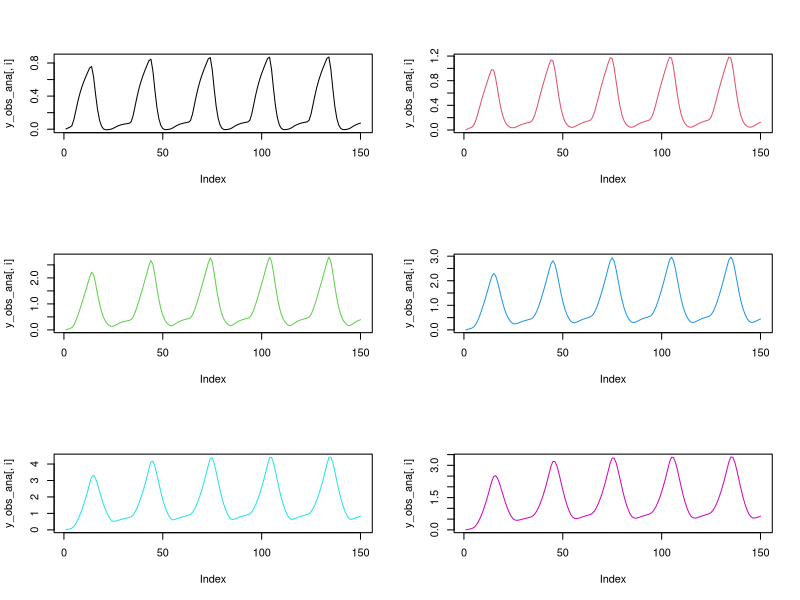
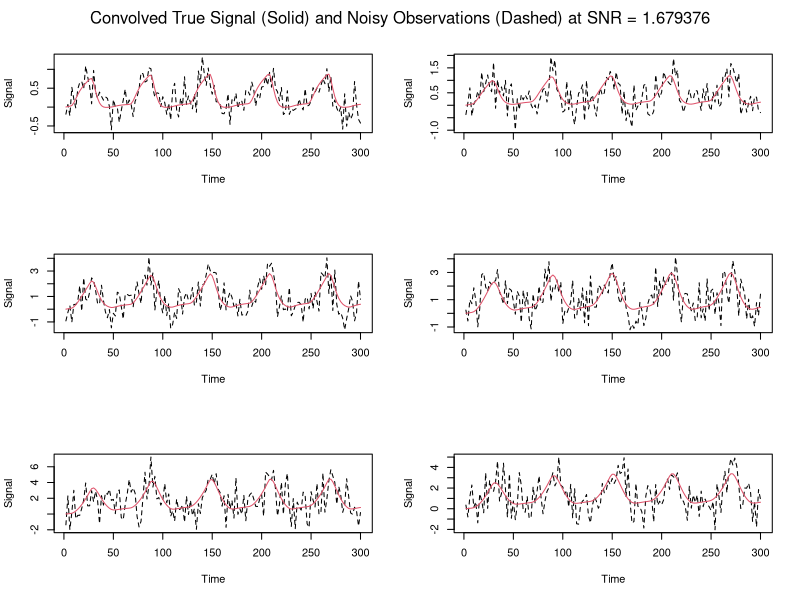

Reproduce these figures in R, in order. (Note: this script raises an error after producing the figures.)
# Simulating from the complex model with the diag(A) fixed to -0.5
remove(list=ls())

# Packages
library(expm)
library(posterior)

# Generating inputs
##########################
m = 6; n_u = 2; max_time = 150*2
nu = list(nu_A = c(rep(c(0.4,0.3,0.5,0.1),2),0.4,0.3), 
          nu_B = rep(-0.2,3), 
          nu_C = rep(0.3,3))
idxs = list(A_idxs = matrix(c(2,1,
                              1,2,
                              3,2,
                              2,3,
                              4,3,
                              3,4,
                              5,4,
                              4,5,
                              6,5,
                              5,6), 
                            byrow = T, ncol=2),
            B_idxs = matrix(c(2,1,2,
                              2,3,4,
                              2,5,6), byrow=T, ncol = 3),
            C_idxs = matrix(c(1,1,
                              3,1,
                              5,1), byrow=T, ncol=2))
times = NULL
input = NULL

linear <- function(t, z, params, input) {
  # t is the current time point in the integration, 
  # z is the current estimate of the variables in the ODE system
  A = params[["A"]]
  B = params[["B"]] 
  C = params[["C"]]
  u = matrix(input(t),ncol=1)
  B_all = Reduce("+", lapply(1:nrow(u), function(i) u[i,1]*B[[i]])) 
  dz <- (A+B_all)%*%z + C%*%u
  return(list(dz))
}
gen_input = function(times, start_time, end_time, duration,between_duration){
  input = rep(0,length(times))
  
  current_start_time = start_time
  time_points = matrix(nrow = 0,ncol=2)
  while(1){
    current_end_time = current_start_time + duration 
    if(current_end_time > end_time){current_end_time = end_time}
    time_points = rbind(time_points, c(current_start_time, current_end_time))
    if(current_end_time + between_duration < end_time){
      current_start_time = current_end_time + between_duration 
    }else{
      break
    }
  }
  for(i in 1:nrow(time_points)){
    input[time_points[i,1]<times & times <=time_points[i,2]] = 1
  }
  input
}
struct_paramMats = function(m, n_u, idxs, nu){
  
  A = matrix(data = 0,nrow = m, ncol = m)
  for(i in 1:nrow(idxs$A_idxs)){
    A[idxs$A_idxs[i,1], idxs$A_idxs[i,2]] = with(nu,nu_A[i])
  }
  diag(A) = -0.5*exp(diag(A))
  
  B = lapply(1:n_u, function(x){matrix(data = 0,nrow = m, ncol = m)})
  for(i in 1:nrow(idxs$B_idxs)){
    B[[idxs$B_idxs[i,1]]][idxs$B_idxs[i,2], idxs$B_idxs[i,3]] = with(nu,nu_B[i])
  }
  
  C = matrix(data=0, nrow = m, ncol = n_u)
  for(i in 1:nrow(idxs$C_idxs)){
    C[idxs$C_idxs[i,1], idxs$C_idxs[i,2]] = with(nu,nu_C[i])
  }
  
  return(list(A=A,B=B,C=C))
  
}


if(is.null(times)){times <- seq(0, max_time, 2)}

if(is.null(input)){
  input1  = gen_input(times,start_time = 5,end_time = max(times),duration = 20,between_duration=40)
  input2  = gen_input(times,start_time = 25,end_time = max(times),duration = 20,between_duration=40)
  input = cbind(input1, input2)
}else{
  if(length(times)!=nrow(input)){stop("length(input)!=nrow(input)")}
}

input_u = function(t){
  sapply(1:ncol(input), function(j) approxfun(x = times,y = input[,j], rule=2, method="const",f=0)(t))
}

n_u = length(input_u(0))
u = input[-1,]

# set up parameters
paramMats = struct_paramMats(m = m,n_u = n_u,idxs = idxs,nu = nu)

# Simulating data
# Solving piecewise analytically
##########################
# Function to get changepoints in u when u(t) is any dimension
get_changepoints <- function(input){
  
  # Get dataframe of indices when changes occur
  changes <- as.data.frame(which(abs(diff(input)) >= 1, arr.ind = T))
  changes$row <- changes$row+1 # add 1 to row index to indicate the row the change starts
  changes <- changes[order(changes$row),] # ascending order
  
  # Make duplicates their own category to reflect when switching from input1 -> input2
  changes <- changes[!duplicated(changes$row),] # remove duplicates
  
  # Add in last row to reflect final block of times
  changes <- rbind(changes, c(nrow(input),0))$row
  
  # Return dataframe
  return(changes)
}

# Scenario a: u(t) = 0
eval_u_a <- function(t, z0, A, prev_index){
  expm::expAtv(A = A, t = times[t]-times[prev_index], v = z0)$eAtv
}

# Scenario b: u(t) != 0
eval_u_b <- function(t, z0, A, B, C, input, prev_index){
  A0 = A + Reduce("+",lapply(1:ncol(input), function(i) input[t-1,i]*B[[i]]))
  b0 = as.numeric(C%*%input[t-1,])
  zstar = -solve(A0,b0)
  expm::expAtv(A = A0,t = times[t]-times[prev_index],v = z0-zstar)$eAtv + zstar
}

# Function to get piecewise analytic solution to ODE
get_AnalyticSol <- function(input, changes, times, parms, m, v0 = NULL){
  
  # Get initial values if not specified
  if (is.null(v0) == T) {v0 <- rep(0.1,m)}
  
  # Matrix to store solution
  sol <- matrix(NA, nrow = length(times), ncol = m)
  sol[1,] <- v0 # add initial values
  
  # Initialize at u(t)=0
  prev_index <- 1
  
  # For loop to go from one change to the next
  for (i in 1:length(changes)){
    
    # Denote index for which we will work up to
    index <- changes[i]
    
    # Update solution based on change_type
    if (sum(input[index-1,]) == 0){
      sol[(prev_index+1):index,] <- t(sapply((prev_index+1):index, eval_u_a, 
                                             z0 = sol[prev_index,], A = parms$A,
                                             prev_index = prev_index))
    } else {
      if(sum(input[index-1,]) != 0){
        sol[(prev_index+1):index,] <- t(sapply((prev_index+1):index, eval_u_b, 
                                               z0 = sol[prev_index,], A = parms$A, 
                                               B = parms$B, C = parms$C,
                                               input = input, prev_index = prev_index))
      }
    }
    
    # Update indices
    prev_index <- index 
    
  }
  return(sol)
}
##########################

# Running functions to get analytic solution
# Obtain dataframe of changes based on input
changes <- get_changepoints(input)

# Running final function
analytic_sol <- get_AnalyticSol(input, changes, times, parms = paramMats, m)

# Quickly check with forward solving ODE numerically - good
library(deSolve)
numeric_sol <- ode(y = rep(0.1,m),
                   times = times,
                   func = linear,
                   parms= with(paramMats, list(A=A, B=B, C=C)),
                   input = input_u,                   
                   atol = 1e-6, 
                   rtol = 1e-6
)

round(abs(analytic_sol-numeric_sol[,-1]),digits=4)

##########################

# convolution with HRF
# https://bic-berkeley.github.io/psych-214-fall-2016/convolution_background.html
HRF = function(t){dgamma(x = t, shape = 6,rate = 1) - (1/6)*dgamma(x = t,shape = 16,rate = 1)}
HRF_mu = function(mu,tp){
  convolve(mu, rev(HRF(tp)),type="open")[1:length(tp)]
}

y_obs_ana = sapply(1:m, function(i) HRF_mu(analytic_sol[-1,i],times[-1]))

par(mfrow = c(3,2))
for (i in 1:m) plot(y_obs_ana[,i], type = 'l', col = i)
#############################


# Add some white Gaussian noise according to approximate SNR obtained from SPM motion data
SNR = 1.679376
variance <-  numeric()
y_obs <- matrix(NA, nrow = length(times)-1, ncol = m)
for (j in 1:m){
  set.seed(j)
  variance[j] <- (var(y_obs_ana[,j])+(mean(y_obs_ana[,j]))^2)/SNR
  y_obs[,j] <- y_obs_ana[,j] + rnorm(length(times)-1, mean = 0, sd = sqrt(variance[j]))
}

variance
sqrt(variance)

par(mfrow=c(3,2))
for (i in 1:m){
  plot(times[-1],y_obs[,i],col=1,
       type='l',lty=2,xlab = "Time",ylab = "Signal")
  lines(times[-1],y_obs_ana[,i],col=2)
}
mtext(paste("Convolved True Signal (Solid) and Noisy Observations (Dashed) at SNR = ",
            SNR,sep = ""), side = 3, line = -2, outer = T)

##########################################

# Save/export data
dat <- list(times = times[-1], u = u, y_obs = y_obs)
save(dat, file = "Computational_Efficiency_Sim/Data/dat_complex_mdl_diag_fix.RData")

############################
# Structural identifiability check
# (A1)-(A4) met
# A%*%s vectors are linearly independent (A5)
z0 <- rep(0.1,m)
mat <- cbind(z0,
             paramMats$A%*%z0,
             paramMats$A%*%paramMats$A%*%z0,
             paramMats$A%*%paramMats$A%*%paramMats$A%*%z0,
             paramMats$A%*%paramMats$A%*%paramMats$A%*%paramMats$A%*%z0,
             paramMats$A%*%paramMats$A%*%paramMats$A%*%paramMats$A%*%paramMats$A%*%z0)
solve(mat,rep(0,m))

# A has d distinct real eigenvalues (A6)
eigen(paramMats$A)$values

# Eigenvalues of matrix exponential of \Tilde(A) are all positive real (A7)
eigen(expm(paramMats$A + paramMats$B[[1]]))$values
eigen(expm(paramMats$A + paramMats$B[[2]]))$values

# Data blocks invertible for each condition (A8)
solve(cbind(dat$y_obs[3:9,],1))
solve(cbind(dat$y_obs[13:19,],1))


################################################################################
# Simulating from the complex model with the diag(A) allowed to vary
remove(list=ls())

# Packages
library(expm)
library(posterior)

# Generating inputs
##########################
m = 6; n_u = 2; max_time = 150*2
nu = list(nu_A = c(rep(c(0.4,0.3,0.5,0.1),2),0.4,0.3,rep(0.1,m)), 
          nu_B = rep(-0.2,3), 
          nu_C = rep(0.3,3))
idxs = list(A_idxs = matrix(c(2,1,
                              1,2,
                              3,2,
                              2,3,
                              4,3,
                              3,4,
                              5,4,
                              4,5,
                              6,5,
                              5,6,
                              1,1,
                              2,2,
                              3,3,
                              4,4,
                              5,5,
                              6,6), 
                            byrow = T, ncol=2),
            B_idxs = matrix(c(2,1,2,
                              2,3,4,
                              2,5,6), byrow=T, ncol = 3),
            C_idxs = matrix(c(1,1,
                              3,1,
                              5,1), byrow=T, ncol=2))
times = NULL
input = NULL

linear <- function(t, z, params, input) {
  # t is the current time point in the integration, 
  # z is the current estimate of the variables in the ODE system
  A = params[["A"]]
  B = params[["B"]] 
  C = params[["C"]]
  u = matrix(input(t),ncol=1)
  B_all = Reduce("+", lapply(1:nrow(u), function(i) u[i,1]*B[[i]])) 
  dz <- (A+B_all)%*%z + C%*%u
  return(list(dz))
}
gen_input = function(times, start_time, end_time, duration,between_duration){
  input = rep(0,length(times))
  
  current_start_time = start_time
  time_points = matrix(nrow = 0,ncol=2)
  while(1){
    current_end_time = current_start_time + duration 
    if(current_end_time > end_time){current_end_time = end_time}
    time_points = rbind(time_points, c(current_start_time, current_end_time))
    if(current_end_time + between_duration < end_time){
      current_start_time = current_end_time + between_duration 
    }else{
      break
    }
  }
  for(i in 1:nrow(time_points)){
    input[time_points[i,1]<times & times <=time_points[i,2]] = 1
  }
  input
}
struct_paramMats = function(m, n_u, idxs, nu){
  
  A = matrix(data = 0,nrow = m, ncol = m)
  for(i in 1:nrow(idxs$A_idxs)){
    A[idxs$A_idxs[i,1], idxs$A_idxs[i,2]] = with(nu,nu_A[i])
  }
  diag(A) = -0.5*exp(diag(A))
  
  B = lapply(1:n_u, function(x){matrix(data = 0,nrow = m, ncol = m)})
  for(i in 1:nrow(idxs$B_idxs)){
    B[[idxs$B_idxs[i,1]]][idxs$B_idxs[i,2], idxs$B_idxs[i,3]] = with(nu,nu_B[i])
  }
  
  C = matrix(data=0, nrow = m, ncol = n_u)
  for(i in 1:nrow(idxs$C_idxs)){
    C[idxs$C_idxs[i,1], idxs$C_idxs[i,2]] = with(nu,nu_C[i])
  }
  
  return(list(A=A,B=B,C=C))
  
}


if(is.null(times)){times <- seq(0, max_time, 2)}

if(is.null(input)){
  input1  = gen_input(times,start_time = 5,end_time = max(times),duration = 20,between_duration=40)
  input2  = gen_input(times,start_time = 25,end_time = max(times),duration = 20,between_duration=40)
  input = cbind(input1, input2)
}else{
  if(length(times)!=nrow(input)){stop("length(input)!=nrow(input)")}
}

input_u = function(t){
  sapply(1:ncol(input), function(j) approxfun(x = times,y = input[,j], rule=2, method="const",f=0)(t))
}

n_u = length(input_u(0))
u = input[-1,]

# set up parameters
paramMats = struct_paramMats(m = m,n_u = n_u,idxs = idxs,nu = nu)

# Simulating data
# Solving piecewise analytically
##########################
# Function to get changepoints in u when u(t) is any dimension
get_changepoints <- function(input){
  
  # Get dataframe of indices when changes occur
  changes <- as.data.frame(which(abs(diff(input)) >= 1, arr.ind = T))
  changes$row <- changes$row+1 # add 1 to row index to indicate the row the change starts
  changes <- changes[order(changes$row),] # ascending order
  
  # Make duplicates their own category to reflect when switching from input1 -> input2
  changes <- changes[!duplicated(changes$row),] # remove duplicates
  
  # Add in last row to reflect final block of times
  changes <- rbind(changes, c(nrow(input),0))$row
  
  # Return dataframe
  return(changes)
}

# Scenario a: u(t) = 0
eval_u_a <- function(t, z0, A, prev_index){
  expm::expAtv(A = A, t = times[t]-times[prev_index], v = z0)$eAtv
}

# Scenario b: u(t) != 0
eval_u_b <- function(t, z0, A, B, C, input, prev_index){
  A0 = A + Reduce("+",lapply(1:ncol(input), function(i) input[t-1,i]*B[[i]]))
  b0 = as.numeric(C%*%input[t-1,])
  zstar = -solve(A0,b0)
  expm::expAtv(A = A0,t = times[t]-times[prev_index],v = z0-zstar)$eAtv + zstar
}

# Function to get piecewise analytic solution to ODE
get_AnalyticSol <- function(input, changes, times, parms, m, v0 = NULL){
  
  # Get initial values if not specified
  if (is.null(v0) == T) {v0 <- rep(0.1,m)}
  
  # Matrix to store solution
  sol <- matrix(NA, nrow = length(times), ncol = m)
  sol[1,] <- v0 # add initial values
  
  # Initialize at u(t)=0
  prev_index <- 1
  
  # For loop to go from one change to the next
  for (i in 1:length(changes)){
    
    # Denote index for which we will work up to
    index <- changes[i]
    
    # Update solution based on change_type
    if (sum(input[index-1,]) == 0){
      sol[(prev_index+1):index,] <- t(sapply((prev_index+1):index, eval_u_a, 
                                             z0 = sol[prev_index,], A = parms$A,
                                             prev_index = prev_index))
    } else {
      if(sum(input[index-1,]) != 0){
        sol[(prev_index+1):index,] <- t(sapply((prev_index+1):index, eval_u_b, 
                                               z0 = sol[prev_index,], A = parms$A, 
                                               B = parms$B, C = parms$C,
                                               input = input, prev_index = prev_index))
      }
    }
    
    # Update indices
    prev_index <- index 
    
  }
  return(sol)
}
##########################

# Running functions to get analytic solution
# Obtain dataframe of changes based on input
changes <- get_changepoints(input)

# Running final function
analytic_sol <- get_AnalyticSol(input, changes, times, parms = paramMats, m)

# Quickly check with forward solving ODE numerically - good
library(deSolve)
numeric_sol <- ode(y = rep(0.1,m),
                   times = times,
                   func = linear,
                   parms= with(paramMats, list(A=A, B=B, C=C)),
                   input = input_u,                   
                   atol = 1e-6, 
                   rtol = 1e-6
)

round(abs(analytic_sol-numeric_sol[,-1]),digits=4)

##########################

# convolution with HRF
# https://bic-berkeley.github.io/psych-214-fall-2016/convolution_background.html
HRF = function(t){dgamma(x = t, shape = 6,rate = 1) - (1/6)*dgamma(x = t,shape = 16,rate = 1)}
HRF_mu = function(mu,tp){
  convolve(mu, rev(HRF(tp)),type="open")[1:length(tp)]
}

y_obs_ana = sapply(1:m, function(i) HRF_mu(analytic_sol[-1,i],times[-1]))

par(mfrow = c(3,2))
for (i in 1:m) plot(y_obs_ana[,i], type = 'l', col = i)
#############################


# Add some white Gaussian noise according to approximate SNR obtained from SPM motion data
SNR = 1.679376
variance <-  numeric()
y_obs <- matrix(NA, nrow = length(times)-1, ncol = m)
for (j in 1:m){
  set.seed(j)
  variance[j] <- (var(y_obs_ana[,j])+(mean(y_obs_ana[,j]))^2)/SNR
  y_obs[,j] <- y_obs_ana[,j] + rnorm(length(times)-1, mean = 0, sd = sqrt(variance[j]))
}

variance
sqrt(variance)

par(mfrow=c(3,2))
for (i in 1:m){
  plot(times[-1],y_obs[,i],col=1,
       type='l',lty=2,xlab = "Time",ylab = "Signal")
  lines(times[-1],y_obs_ana[,i],col=2)
}
mtext(paste("Convolved True Signal (Solid) and Noisy Observations (Dashed) at SNR = ",
            SNR,sep = ""), side = 3, line = -2, outer = T)

##########################################

# Save/export data
dat <- list(times = times[-1], u = u, y_obs = y_obs)
save(dat, file = "Computational_Efficiency_Sim/Data/dat_complex_mdl_diag_var.RData")

############################
# Structural identifiability check
# (A1)-(A4) met
# A%*%s vectors are linearly independent (A5)
z0 <- rep(0.1,m)
mat <- cbind(z0,
             paramMats$A%*%z0,
             paramMats$A%*%paramMats$A%*%z0,
             paramMats$A%*%paramMats$A%*%paramMats$A%*%z0,
             paramMats$A%*%paramMats$A%*%paramMats$A%*%paramMats$A%*%z0,
             paramMats$A%*%paramMats$A%*%paramMats$A%*%paramMats$A%*%paramMats$A%*%z0)
solve(mat,rep(0,m))

# A has d distinct real eigenvalues (A6)
eigen(paramMats$A)$values

# Eigenvalues of matrix exponential of \Tilde(A) are all positive real (A7)
eigen(expm(paramMats$A + paramMats$B[[1]]))$values
eigen(expm(paramMats$A + paramMats$B[[2]]))$values

# Data blocks invertible for each condition (A8)
solve(cbind(dat$y_obs[3:9,],1))
solve(cbind(dat$y_obs[13:19,],1))
